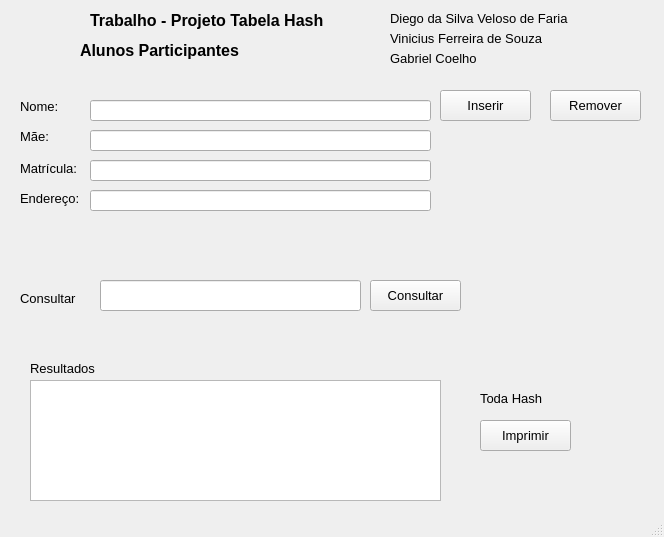
<?xml version="1.0" encoding="UTF-8"?>
<ui version="4.0">
 <class>MainWindow</class>
 <widget class="QMainWindow" name="MainWindow">
  <property name="geometry">
   <rect>
    <x>0</x>
    <y>0</y>
    <width>664</width>
    <height>537</height>
   </rect>
  </property>
  <property name="windowTitle">
   <string>MainWindow</string>
  </property>
  <widget class="QWidget" name="centralwidget">
   <widget class="QLabel" name="label">
    <property name="geometry">
     <rect>
      <x>90</x>
      <y>10</y>
      <width>261</width>
      <height>21</height>
     </rect>
    </property>
    <property name="font">
     <font>
      <pointsize>12</pointsize>
      <weight>75</weight>
      <bold>true</bold>
     </font>
    </property>
    <property name="text">
     <string>Trabalho - Projeto Tabela Hash</string>
    </property>
   </widget>
   <widget class="QLabel" name="label_2">
    <property name="geometry">
     <rect>
      <x>20</x>
      <y>100</y>
      <width>47</width>
      <height>13</height>
     </rect>
    </property>
    <property name="font">
     <font>
      <pointsize>10</pointsize>
     </font>
    </property>
    <property name="text">
     <string>Nome:</string>
    </property>
   </widget>
   <widget class="QLabel" name="label_3">
    <property name="geometry">
     <rect>
      <x>20</x>
      <y>130</y>
      <width>47</width>
      <height>13</height>
     </rect>
    </property>
    <property name="font">
     <font>
      <pointsize>10</pointsize>
     </font>
    </property>
    <property name="text">
     <string>Mãe:</string>
    </property>
   </widget>
   <widget class="QLabel" name="label_4">
    <property name="geometry">
     <rect>
      <x>20</x>
      <y>160</y>
      <width>61</width>
      <height>16</height>
     </rect>
    </property>
    <property name="font">
     <font>
      <pointsize>10</pointsize>
     </font>
    </property>
    <property name="text">
     <string>Matrícula:</string>
    </property>
   </widget>
   <widget class="QLabel" name="label_5">
    <property name="geometry">
     <rect>
      <x>20</x>
      <y>190</y>
      <width>61</width>
      <height>16</height>
     </rect>
    </property>
    <property name="font">
     <font>
      <pointsize>10</pointsize>
     </font>
    </property>
    <property name="text">
     <string>Endereço:</string>
    </property>
   </widget>
   <widget class="QPushButton" name="pushButton_Inserir">
    <property name="geometry">
     <rect>
      <x>440</x>
      <y>90</y>
      <width>91</width>
      <height>31</height>
     </rect>
    </property>
    <property name="font">
     <font>
      <pointsize>10</pointsize>
     </font>
    </property>
    <property name="text">
     <string>Inserir</string>
    </property>
   </widget>
   <widget class="QLineEdit" name="lineEdit_Nome">
    <property name="geometry">
     <rect>
      <x>90</x>
      <y>100</y>
      <width>341</width>
      <height>21</height>
     </rect>
    </property>
    <property name="font">
     <font>
      <pointsize>10</pointsize>
     </font>
    </property>
   </widget>
   <widget class="QLineEdit" name="lineEdit_Mae">
    <property name="geometry">
     <rect>
      <x>90</x>
      <y>130</y>
      <width>341</width>
      <height>21</height>
     </rect>
    </property>
    <property name="font">
     <font>
      <pointsize>10</pointsize>
     </font>
    </property>
   </widget>
   <widget class="QLineEdit" name="lineEdit_Matricula">
    <property name="geometry">
     <rect>
      <x>90</x>
      <y>160</y>
      <width>341</width>
      <height>21</height>
     </rect>
    </property>
    <property name="font">
     <font>
      <pointsize>10</pointsize>
     </font>
    </property>
   </widget>
   <widget class="QLineEdit" name="lineEdit_Endereco">
    <property name="geometry">
     <rect>
      <x>90</x>
      <y>190</y>
      <width>341</width>
      <height>21</height>
     </rect>
    </property>
    <property name="font">
     <font>
      <pointsize>10</pointsize>
     </font>
    </property>
   </widget>
   <widget class="QPushButton" name="pushButton_Remover">
    <property name="geometry">
     <rect>
      <x>550</x>
      <y>90</y>
      <width>91</width>
      <height>31</height>
     </rect>
    </property>
    <property name="font">
     <font>
      <pointsize>10</pointsize>
     </font>
    </property>
    <property name="text">
     <string>Remover</string>
    </property>
   </widget>
   <widget class="QPushButton" name="pushButton_Consultar">
    <property name="geometry">
     <rect>
      <x>370</x>
      <y>280</y>
      <width>91</width>
      <height>31</height>
     </rect>
    </property>
    <property name="font">
     <font>
      <pointsize>10</pointsize>
     </font>
    </property>
    <property name="text">
     <string>Consultar</string>
    </property>
   </widget>
   <widget class="QPushButton" name="pushButton_Imprimir">
    <property name="geometry">
     <rect>
      <x>480</x>
      <y>420</y>
      <width>91</width>
      <height>31</height>
     </rect>
    </property>
    <property name="font">
     <font>
      <pointsize>10</pointsize>
     </font>
    </property>
    <property name="text">
     <string>Imprimir</string>
    </property>
   </widget>
   <widget class="QTextEdit" name="textEdit_Resultado">
    <property name="geometry">
     <rect>
      <x>30</x>
      <y>380</y>
      <width>411</width>
      <height>121</height>
     </rect>
    </property>
    <property name="font">
     <font>
      <pointsize>10</pointsize>
     </font>
    </property>
   </widget>
   <widget class="QLineEdit" name="lineEdit_Endereco_2">
    <property name="geometry">
     <rect>
      <x>100</x>
      <y>280</y>
      <width>261</width>
      <height>31</height>
     </rect>
    </property>
    <property name="font">
     <font>
      <pointsize>10</pointsize>
     </font>
    </property>
   </widget>
   <widget class="QLabel" name="label_6">
    <property name="geometry">
     <rect>
      <x>20</x>
      <y>290</y>
      <width>71</width>
      <height>16</height>
     </rect>
    </property>
    <property name="font">
     <font>
      <pointsize>10</pointsize>
     </font>
    </property>
    <property name="text">
     <string>Consultar</string>
    </property>
   </widget>
   <widget class="QLabel" name="label_7">
    <property name="geometry">
     <rect>
      <x>30</x>
      <y>360</y>
      <width>91</width>
      <height>16</height>
     </rect>
    </property>
    <property name="font">
     <font>
      <pointsize>10</pointsize>
     </font>
    </property>
    <property name="text">
     <string>Resultados</string>
    </property>
   </widget>
   <widget class="QLabel" name="label_8">
    <property name="geometry">
     <rect>
      <x>480</x>
      <y>390</y>
      <width>81</width>
      <height>16</height>
     </rect>
    </property>
    <property name="font">
     <font>
      <pointsize>10</pointsize>
     </font>
    </property>
    <property name="text">
     <string>Toda Hash</string>
    </property>
   </widget>
   <widget class="QLabel" name="label_9">
    <property name="geometry">
     <rect>
      <x>80</x>
      <y>40</y>
      <width>261</width>
      <height>21</height>
     </rect>
    </property>
    <property name="font">
     <font>
      <pointsize>12</pointsize>
      <weight>75</weight>
      <bold>true</bold>
     </font>
    </property>
    <property name="text">
     <string>Alunos Participantes</string>
    </property>
   </widget>
   <widget class="QLabel" name="label_10">
    <property name="geometry">
     <rect>
      <x>390</x>
      <y>10</y>
      <width>181</width>
      <height>16</height>
     </rect>
    </property>
    <property name="font">
     <font>
      <pointsize>10</pointsize>
     </font>
    </property>
    <property name="text">
     <string>Diego da Silva Veloso de Faria</string>
    </property>
   </widget>
   <widget class="QLabel" name="label_11">
    <property name="geometry">
     <rect>
      <x>390</x>
      <y>30</y>
      <width>181</width>
      <height>16</height>
     </rect>
    </property>
    <property name="font">
     <font>
      <pointsize>10</pointsize>
     </font>
    </property>
    <property name="text">
     <string>Vinicius Ferreira de Souza</string>
    </property>
   </widget>
   <widget class="QLabel" name="label_12">
    <property name="geometry">
     <rect>
      <x>390</x>
      <y>50</y>
      <width>181</width>
      <height>16</height>
     </rect>
    </property>
    <property name="font">
     <font>
      <pointsize>10</pointsize>
     </font>
    </property>
    <property name="text">
     <string>Gabriel Coelho</string>
    </property>
   </widget>
  </widget>
  <widget class="QMenuBar" name="menubar">
   <property name="geometry">
    <rect>
     <x>0</x>
     <y>0</y>
     <width>664</width>
     <height>20</height>
    </rect>
   </property>
  </widget>
  <widget class="QStatusBar" name="statusbar"/>
 </widget>
 <resources/>
 <connections/>
</ui>
